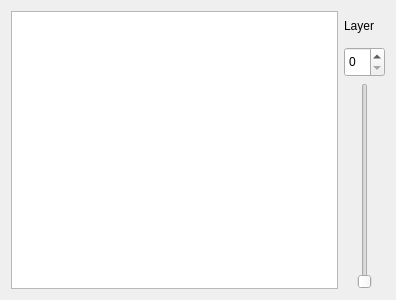
<?xml version="1.0" encoding="UTF-8"?>
<ui version="4.0">
 <class>LayerViewWidget</class>
 <widget class="QWidget" name="LayerViewWidget">
  <property name="geometry">
   <rect>
    <x>0</x>
    <y>0</y>
    <width>396</width>
    <height>300</height>
   </rect>
  </property>
  <property name="windowTitle">
   <string>Layer Viewer</string>
  </property>
  <layout class="QHBoxLayout" name="horizontalLayout">
   <item>
    <widget class="QGraphicsView" name="layerView"/>
   </item>
   <item>
    <layout class="QVBoxLayout" name="verticalLayout_2">
     <item>
      <widget class="QLabel" name="label">
       <property name="minimumSize">
        <size>
         <width>0</width>
         <height>30</height>
        </size>
       </property>
       <property name="text">
        <string>Layer</string>
       </property>
      </widget>
     </item>
     <item>
      <widget class="QSpinBox" name="layerSpin">
       <property name="sizePolicy">
        <sizepolicy hsizetype="Minimum" vsizetype="Preferred">
         <horstretch>0</horstretch>
         <verstretch>0</verstretch>
        </sizepolicy>
       </property>
       <property name="minimumSize">
        <size>
         <width>0</width>
         <height>30</height>
        </size>
       </property>
      </widget>
     </item>
     <item>
      <widget class="QSlider" name="layerSlider">
       <property name="sizePolicy">
        <sizepolicy hsizetype="Preferred" vsizetype="Expanding">
         <horstretch>0</horstretch>
         <verstretch>0</verstretch>
        </sizepolicy>
       </property>
       <property name="minimumSize">
        <size>
         <width>40</width>
         <height>0</height>
        </size>
       </property>
       <property name="value">
        <number>0</number>
       </property>
       <property name="orientation">
        <enum>Qt::Vertical</enum>
       </property>
      </widget>
     </item>
    </layout>
   </item>
  </layout>
 </widget>
 <resources/>
 <connections>
  <connection>
   <sender>layerSpin</sender>
   <signal>valueChanged(int)</signal>
   <receiver>layerSlider</receiver>
   <slot>setValue(int)</slot>
   <hints>
    <hint type="sourcelabel">
     <x>355</x>
     <y>61</y>
    </hint>
    <hint type="destinationlabel">
     <x>356</x>
     <y>103</y>
    </hint>
   </hints>
  </connection>
  <connection>
   <sender>layerSlider</sender>
   <signal>valueChanged(int)</signal>
   <receiver>layerSpin</receiver>
   <slot>setValue(int)</slot>
   <hints>
    <hint type="sourcelabel">
     <x>367</x>
     <y>167</y>
    </hint>
    <hint type="destinationlabel">
     <x>379</x>
     <y>70</y>
    </hint>
   </hints>
  </connection>
 </connections>
</ui>
